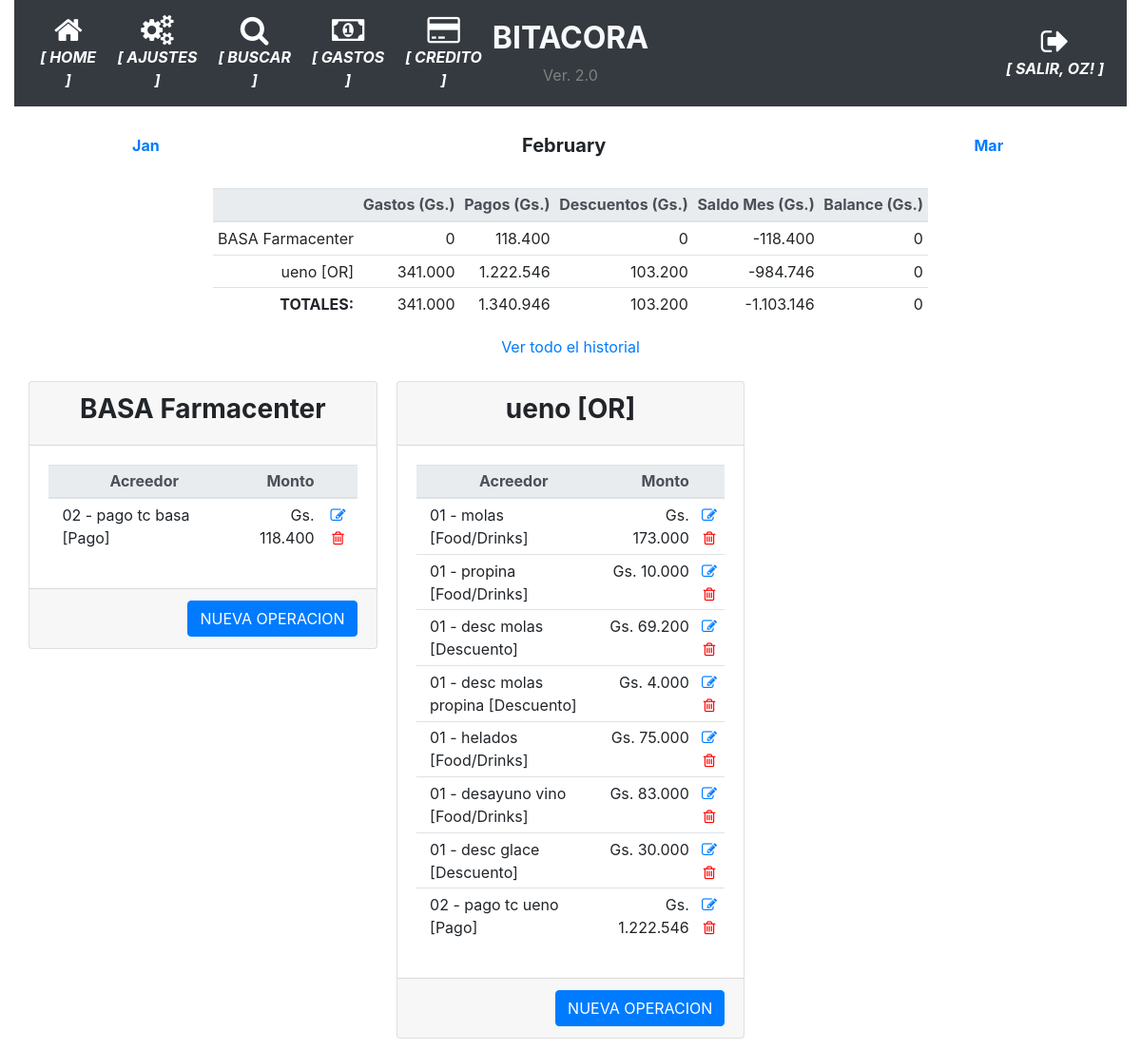
The page /movimientos_mes/ (signed in) on the database its author committed.
### app/models.py (models this page shows, shortened)
class User(UserMixin, db.Model):
    id = db.Column(db.Integer, primary_key=True)
    username = db.Column(db.String(64), index=True, unique=True)
    email = db.Column(db.String(120), index=True, unique=True)
    password_hash = db.Column(db.String(128))
    perfil = db.Column(db.String(128))

class Tarjetas(db.Model):
    __tablename__='tarjetas'
    id = db.Column(db.Integer, primary_key=True)
    banco = db.Column(db.String(100), nullable=False)
    numero = db.Column(db.String(100), nullable=False)
    vencimiento = db.Column(db.String(10), nullable=False)
    estado = db.Column(db.Boolean, server_default=u'False')

class TiposMovimiento(db.Model):
    __tablename__='tipos_movimiento'
    id = db.Column(db.Integer, primary_key=True)
    tipo = db.Column(db.String(100), nullable=False)

### app/routes.py (the view)
@app.route('/movimientos_mes/', defaults={'mes':datetime.now().strftime('%Y-%m')}, methods=['GET', 'POST'])
@app.route('/movimientos_mes/<string:mes>', methods=['GET', 'POST'])
@login_required
def movimientos_mes(mes):
    defaults={'mes':datetime.now().strftime('%Y-%m')}
    meses = datetime.strptime(mes, '%Y-%m')
    fechas={'mes_anterior':meses-relativedelta(months=1), 'mes_actual':meses, 'mes_siguiente':meses+relativedelta(months=1)}
    operaciones_tj = movimientos_agrupados(mes)
    balances=saldos_mes_tarjeta(mes)
    return render_template('detalle_mes.html', mes=mes, operaciones_tj=operaciones_tj, balances=balances, fechas=fechas)

### app/models.py (called while the page is built)
@login.user_loader
def load_user(id):
    return User.query.get(int(id))

### app/templates/detalle_mes.html
{% extends "base.html" %}
{% block main %}
<div class="container-fluid text-center">
    <div>
        <table class="table table-sm table-borderless">
            <td><a href="{{ url_for('movimientos_mes', mes=fechas.mes_anterior.strftime('%Y-%m')) }}" class="card-link"><strong>{{ fechas.mes_anterior.strftime('%b') }}</strong></a></td>
            <td><h5 class="card-title text-center"><strong>{{ fechas.mes_actual.strftime('%B') }}</strong></h5></td>
            <td><a href="{{ url_for('movimientos_mes', mes=fechas.mes_siguiente.strftime('%Y-%m')) }}" class="card-link"><strong>{{ fechas.mes_siguiente.strftime('%b') }}</strong></a></td>
        </table>
    </div>
    <div class="row justify-content-center">
        <div>
            <table class="table table-sm text-right">
                <thead class="thead-light">
                    <th></th>
                    <th>Gastos (Gs.)</th>
                    <th>Pagos (Gs.)</th>
                    <th>Descuentos (Gs.)</th>
                    <th>Saldo Mes (Gs.)</th>
                    <th>Balance (Gs.)</th>
                </thead>
                <tbody>
                    {% for tarjeta in balances | sort(attribute='banco') %}
                    <tr>
                        <td>{{ tarjeta.banco }}</td>
                        <td>{{ "{:,.0f}".format(tarjeta.compras_mes).replace(",", ".") }}</td>
                        <td>{{ "{:,.0f}".format(tarjeta.pagos_mes).replace(",", ".") }}</td>
                        <td>{{ "{:,.0f}".format(tarjeta.descuentos_mes).replace(",", ".") }}</td>
                        <td>{{ "{:,.0f}".format(tarjeta.balance_mes).replace(",", ".") }}</td>
                        <td>{{ "{:,.0f}".format(tarjeta.balance).replace(",", ".") }}</td>
                    </tr>
                    {% endfor %}
                </tbody>
                <tfoot>
                    <tr>
                        <td><strong>TOTALES:</strong></td>
                        <td>{{ "{:,.0f}".format(balances | sum(attribute='compras_mes')).replace(",", ".") }}</td>
                        <td>{{ "{:,.0f}".format(balances | sum(attribute='pagos_mes')).replace(",", ".") }}</td>
                        <td>{{ "{:,.0f}".format(balances | sum(attribute='descuentos_mes')).replace(",", ".") }}</td>
                        <td>{{ "{:,.0f}".format(balances | sum(attribute='balance_mes')).replace(",", ".") }}</td>
                        <td>{{ "{:,.0f}".format(balances | sum(attribute='balance')).replace(",", ".") }}</td>
                    </tr>
                </tfoot>
            </table>
            <div class="card-text text-center">
                <a href="{{ url_for('historial_operacion') }}" class="card-link">Ver todo el historial</a>
            </div>
        </div>
    </div>
    <div class="container-fluid mt-4">
        <div class="row justify-content-center">
            <div class="card-columns">
                {% for banco, movimientos in operaciones_tj | groupby('banco') %}
                <div class="card">
                    <div class="card-header">
                        <h3><strong>{{ banco }}</strong></h3>
                    </div>
                    <div class="card-body">
                        <div class="table-responsive">
                            <table class="table table-sm">
                                <thead class="thead-light">
                                    <th></th>
                                    <th>Acreedor</th>
                                    <th class="card-text text-right">Monto</th>
                                    <th></th>
                                </thead>
                                <tbody>
                                    {% for movimiento in movimientos %}
                                    <tr>
                                        <td></td>
                                        <td class="card-text text-left">{{movimiento.fecha_operacion.strftime('%d')}} - {{movimiento.descripcion}} [{{movimiento.tipo_movimiento}}]</td>
                                        <td class="card-text text-right">{{ "Gs. {:,.0f}".format(movimiento.monto_operacion).replace(",", ".") }}</td>
                                        <td class="align-self-end">
                                            <a href="{{ url_for('modificar_operacion', operacion_id=movimiento.id_operacion) }}"><i class="fa fa-pencil-square-o"></i></a>
                                            <a href="{{ url_for('borrar_operacion', operacion_id=movimiento.id_operacion) }}" style="color:red"><i class="fa fa-trash-o"></i></a>
                                        </td>
                                    </tr>
                                    {% endfor %}
                                </tbody>
                            </table>
                        </div>
                    </div>
                    <div class="card-footer text-muted text-right">
                        <a href="{{ url_for('nueva_operacion', tarjeta=banco) }}" class="btn btn-primary">NUEVA OPERACION</a>
                    </div>
                </div>
                {% endfor %}
            </div>
        </div>
    </div>
</div>
{% endblock %}

### app/templates/base.html (shortened to what this page needs)
<!doctype html>
<html lang="en">
  <head>
    <link rel="stylesheet" href="https://stackpath.bootstrapcdn.com/bootstrap/4.5.0/css/bootstrap.min.css"></link>
    <link rel="stylesheet" href="https://maxcdn.bootstrapcdn.com/font-awesome/4.4.0/css/font-awesome.min.css"></link>
  </head>
  <body>
    <div class="container-fluid">
      <nav class="navbar navbar-expand-md navbar-dark bg-dark">
        <div class="navbar-collapse collapse w-100 order-1 order-md-0 dual-collapse2">
            <ul class="navbar-nav mr-auto text-center">
              <li class="nav-item active">
                <a href="{{ url_for('index') }}" class="nav-link d-flex flex-column">
                <i class="fa fa-home fa-2x"></i>
                <span class="d-none d-sm-inline"><i><strong>[ HOME ]</strong></i></span></a>
              </li>
              <li class="nav-item active">
                <a href="{{ url_for('parametrico') }}" class="nav-link d-flex flex-column">
                <i class="fa fa-cogs fa-2x"></i>
                <span class="d-none d-sm-inline"><i><strong>[ AJUSTES ]</strong></i></span></a>
              </li>
              <li class="nav-item active">
                <a href="{{ url_for('busqueda') }}" class="nav-link d-flex flex-column">
                <i class="fa fa-search fa-2x"></i>
                <span class="d-none d-sm-inline"><i><strong>[ BUSCAR ]</strong></i></span></a>
              </li>
              <li class="nav-item active">
                <a href="{{ url_for('historico_gastos_detalle', periodo='') }}" class="nav-link d-flex flex-column">
                <i class="fa fa-money fa-2x"></i>
                <span class="d-none d-sm-inline"><i><strong>[ GASTOS ]</strong></i></span></a>
              </li>
              <li class="nav-item active">
                <a href="{{ url_for('movimientos_mes', mes='') }}" class="nav-link d-flex flex-column">
                <i class="fa fa-credit-card fa-2x"></i>
                <span class="d-none d-sm-inline"><i><strong>[ CREDITO ]</strong></i></span></a>
              </li>
            </ul>
        </div>
        <div class="mx-auto order-0 text-center">
            <h2 class="mx-auto text-light"><strong>BITACORA</strong></h2>
            <span style="color: grey">Ver. 2.0</span>
        </div>
        <div class="navbar-collapse collapse w-100 order-3 dual-collapse2">
            <ul class="navbar-nav ml-auto text-center">
              <li class="nav-item active">
                {% if current_user.is_anonymous %}
                  <a href="{{ url_for('logout') }}" class="nav-link d-flex flex-column">
                  <i class="fa fa-sign-in fa-2x"></i>
                  <span class="d-none d-sm-inline"><i><strong>[ ACCEDER ]</strong></i></span></a>
                {% else %}
                  <a href="{{ url_for('logout') }}" class="nav-link d-flex flex-column">
                  <i class="fa fa-sign-out fa-2x"></i>
                  <span class="d-none d-sm-inline"><i><strong>[ SALIR, {{ current_user.username | upper }}! ]</strong></i></span></a>
                {% endif %}
              </li>
            </ul>
        </div>
    </nav>
    <br>
      <div>
        {% block main %}{% endblock %}
      </div>
    </div>
  </body>
</html>

### rows shown on the page
User: username "OZ"
Tarjetas: banco "BASA Farmacenter", compras_mes "0", pagos_mes "118.400", descuentos_mes "0", balance_mes "-118.400", balance "0", fecha_operacion "02", descripcion "pago tc basa", tipo_movimiento "Pago", monto_operacion "Gs. 118.400"
Tarjetas: banco "ueno [OR]", compras_mes "341.000", pagos_mes "1.222.546", descuentos_mes "103.200", balance_mes "-984.746", balance "0", fecha_operacion "01", descripcion "molas", tipo_movimiento "Food/Drinks", monto_operacion "Gs. 173.000", descripcion "propina", monto_operacion "Gs. 10.000", descripcion "desc molas", tipo_movimiento "Descuento", monto_operacion "Gs. 69.200", descripcion "desc molas propina", monto_operacion "Gs. 4.000", descripcion "helados", monto_operacion "Gs. 75.000", descripcion "desayuno vino", monto_operacion "Gs. 83.000", descripcion "desc glace", monto_operacion "Gs. 30.000", fecha_operacion "02", descripcion "pago tc ueno", tipo_movimiento "Pago", monto_operacion "Gs. 1.222.546"

### other values the page prints
{{ fechas.mes_anterior.strftime('%b') }} "Jan"
{{ fechas.mes_actual.strftime('%B') }} "February"
{{ fechas.mes_siguiente.strftime('%b') }} "Mar"
